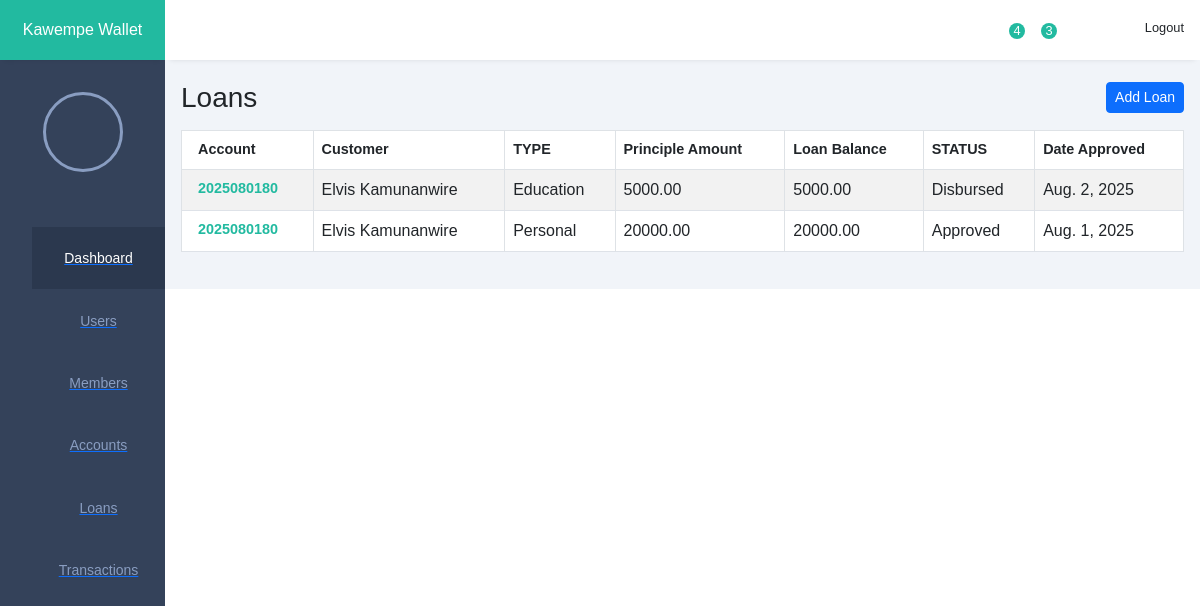
The page /loans/ on the database as committed earlier.
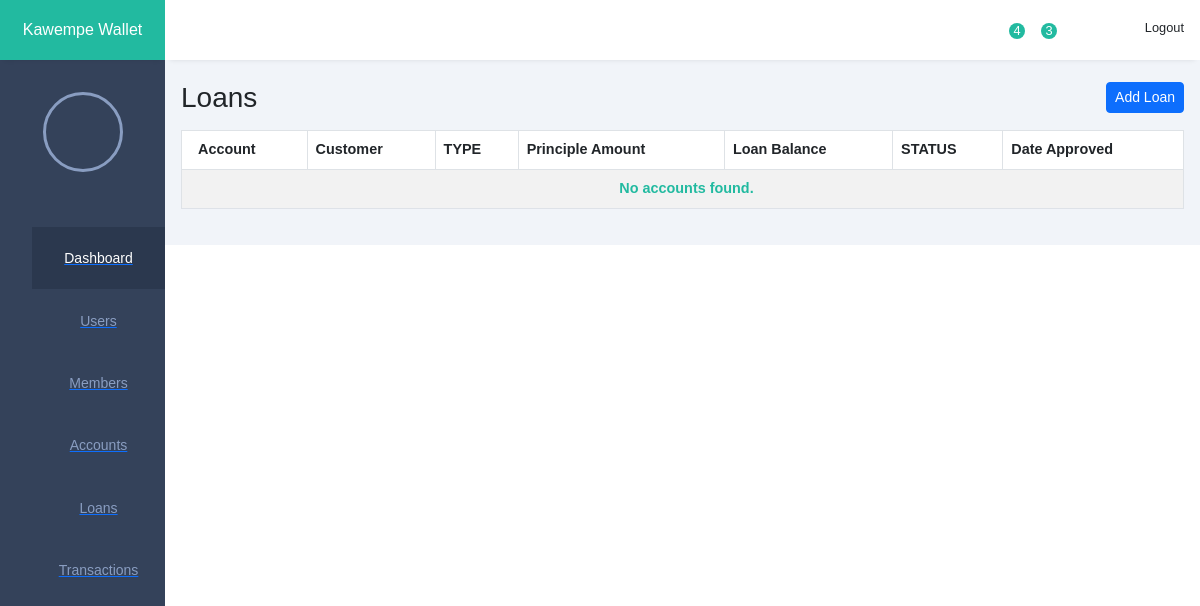
The same page on the database as committed later.
### customers/models.py (models this page shows, shortened)
class Loan(models.Model):
    class LoanType(models.TextChoices):
        EMERGENCY = 'Emergency', _('Emergency')
        EDUCATION = 'Education', _('Education')
        PERSONAL = 'Personal', _('Personal')
        DEVELOPMENT = 'Development', _('Development')
    class LoanStatus(models.TextChoices):
        APPROVED = 'Approved', _('Approved')
        DISBURSED = 'Disbursed', _('Disbursed')
        ACTIVE = 'Active', _('Active')
        CLOSED = 'Closed', _('Closed')
    loan_id = models.UUIDField(
        primary_key=True, default=uuid.uuid4, editable=False, unique=True)
    account = models.ForeignKey(Account, on_delete=models.CASCADE)
    loan_type = models.CharField(
        max_length=50, choices=LoanType.choices, default=LoanType.PERSONAL)
    amount = models.DecimalField(max_digits=10, decimal_places=2)
    loan_balance = models.DecimalField(max_digits=10, decimal_places=2)
    loan_status = models.CharField(
        max_length=50, choices=LoanStatus.choices, default=LoanStatus.APPROVED)
    date_approved = models.DateField(auto_now_add=True)
    class Meta:
        ordering = ['-date_approved']

class Account(models.Model):
    class AccountType(models.TextChoices):
        SAVINGS = 'Savings', _('Savings')
        CURRENT = 'Current', _('Current')
        FIXED = 'Fixed', _('Fixed')
        JOINT = 'Joint', _('Joint')
        CORPORATE = 'Corporate', _('Corporate')
    class AccountStatus(models.TextChoices):
        ACTIVE = 'Active', _('Active')
        CLOSED = 'Closed', _('Closed')
        DORMANT = 'Dormant', _('Dormant')
        SUSPENDED = 'Suspended', _('Suspended')
    customer = models.ForeignKey(Customer, on_delete=models.CASCADE)
    account_number = models.CharField(
        max_length=50, primary_key=True, editable=False, unique=True)
    account_type = models.CharField(
        max_length=50, choices=AccountType.choices, default=AccountType.SAVINGS)
    balance = models.DecimalField(
        max_digits=13, decimal_places=2, default=0.00)
    date_opened = models.DateField(auto_now_add=True)
    status = models.CharField(
        max_length=50, choices=AccountStatus.choices, default=AccountStatus.ACTIVE)

class Customer(models.Model):
    class Salutation(models.TextChoices):
        MR   = 'Mr',   _('Mr.')
        MRS  = 'Mrs',  _('Mrs.')
        MS   = 'Ms',   _('Ms.')
        DR   = 'Dr.',  _('Dr.')
        PROF = 'Prof.',_('Prof.')
        REV  = 'Rev.', _('Rev.')
    salutation    = models.CharField(
        max_length=5,
        choices=Salutation.choices,
        default=Salutation.MR
    )
    first_name    = models.CharField(max_length=100)
    middle_name   = models.CharField(
        max_length=100,
        blank=True,    # not required on forms
        null=True      # allows NULL in the DB
    )
    last_name     = models.CharField(max_length=100)
    id_number     = models.CharField(max_length=100)
    phone_number  = models.CharField(
        max_length=100,
        blank=True     # optional to supply
    )
    email         = models.EmailField(
        blank=True     # optional to supply
    )
    date_of_birth = models.DateField(
        blank=True,
        null=True
    )
    location       = models.CharField(max_length=100)

### customers/views.py (the view)
# urls.py: path('loans/', LoanListView.as_view(), name='loan_list'),
class LoanListView(ListView):
    model = Loan
    template_name = 'bank/loan_list.html'
    context_object_name = 'loans'

### templates/bank/loan_list.html (shortened to what this page needs)
{% extends 'base.html' %}
{% block content %}
<div class="d-flex justify-content-between align-items-center mb-3">
  <h1 class="h3 m-0">Loans</h1>
  <a href="{% url 'loan_add' %}" class="btn btn-primary btn-sm">
    Add Loan
  </a>
</div>
<table width="100%" id="customers-table" class="table table-striped table-hover table-bordered">
  <thead>
    <tr>
      <th>Account</th>
      <th>Customer</th>
      <th>TYPE</th>
      <th>Principle Amount</th>
      <th>Loan Balance</th>
      <th>STATUS</th>
      <th>Date Approved</th>
    </tr>
  </thead>
  <tbody>
    {% for loan in loans %}
    <tr>
      <td>{{ loan.account.account_number }}</td>
      <td>{{ loan.account.customer.first_name }} {{ loan.account.customer.last_name }}</td>
      <td>{{ loan.loan_type }}</td>
      <td>{{ loan.amount }}</td>
      <td>{{ loan.loan_balance }}</td>
      <td>{{ loan.loan_status }}</td>
      <td>{{ loan.date_approved }}</td>
    </tr>
    {% empty %}
    <tr>
      <td colspan="8" class="text-center">No accounts found.</td>
    </tr>
    {% endfor %}
  </tbody>
</table>
{% endblock %}

Rows that differ between the two databases and show on the page:
removed Loan: account.account_number "2025080180", account.customer.first_name "Elvis", account.customer.last_name "Kamunanwire", loan_type "Education", amount "5000.00", loan_balance "5000.00", loan_status "Disbursed", date_approved "Aug. 2, 2025"
removed Loan: account.account_number "2025080180", account.customer.first_name "Elvis", account.customer.last_name "Kamunanwire", loan_type "Personal", amount "20000.00", loan_balance "20000.00", loan_status "Approved", date_approved "Aug. 1, 2025"
Other text that changed with them:
text now shown: "No accounts found."
